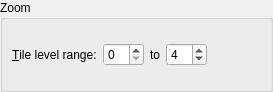
<?xml version="1.0" encoding="UTF-8"?>
<ui version="4.0">
 <class>TileLevelRangeWidget</class>
 <widget class="QWidget" name="TileLevelRangeWidget">
  <property name="geometry">
   <rect>
    <x>0</x>
    <y>0</y>
    <width>273</width>
    <height>92</height>
   </rect>
  </property>
  <layout class="QVBoxLayout" name="verticalLayout">
   <property name="leftMargin">
    <number>0</number>
   </property>
   <property name="topMargin">
    <number>0</number>
   </property>
   <property name="rightMargin">
    <number>0</number>
   </property>
   <property name="bottomMargin">
    <number>0</number>
   </property>
   <item>
    <widget class="QGroupBox" name="groupBox_2">
     <property name="title">
      <string>Zoom</string>
     </property>
     <layout class="QVBoxLayout" name="verticalLayout_2">
      <item>
       <layout class="QHBoxLayout" name="horizontalLayout_6">
        <item>
         <widget class="QLabel" name="tileLevelLabel">
          <property name="text">
           <string>&amp;Tile level range:</string>
          </property>
          <property name="buddy">
           <cstring>topSpinBox</cstring>
          </property>
         </widget>
        </item>
        <item>
         <widget class="QSpinBox" name="topSpinBox">
          <property name="toolTip">
           <string>Minimum Tile Level</string>
          </property>
          <property name="minimum">
           <number>0</number>
          </property>
          <property name="maximum">
           <number>20</number>
          </property>
          <property name="value">
           <number>0</number>
          </property>
         </widget>
        </item>
        <item>
         <widget class="QLabel" name="toLabel">
          <property name="text">
           <string>to</string>
          </property>
         </widget>
        </item>
        <item>
         <widget class="QSpinBox" name="bottomSpinBox">
          <property name="toolTip">
           <string>Maximum Tile Level</string>
          </property>
          <property name="minimum">
           <number>0</number>
          </property>
          <property name="maximum">
           <number>20</number>
          </property>
          <property name="value">
           <number>4</number>
          </property>
         </widget>
        </item>
        <item>
         <spacer name="horizontalSpacer_8">
          <property name="orientation">
           <enum>Qt::Horizontal</enum>
          </property>
          <property name="sizeHint" stdset="0">
           <size>
            <width>40</width>
            <height>20</height>
           </size>
          </property>
         </spacer>
        </item>
       </layout>
      </item>
     </layout>
    </widget>
   </item>
  </layout>
 </widget>
 <resources/>
 <connections/>
</ui>
